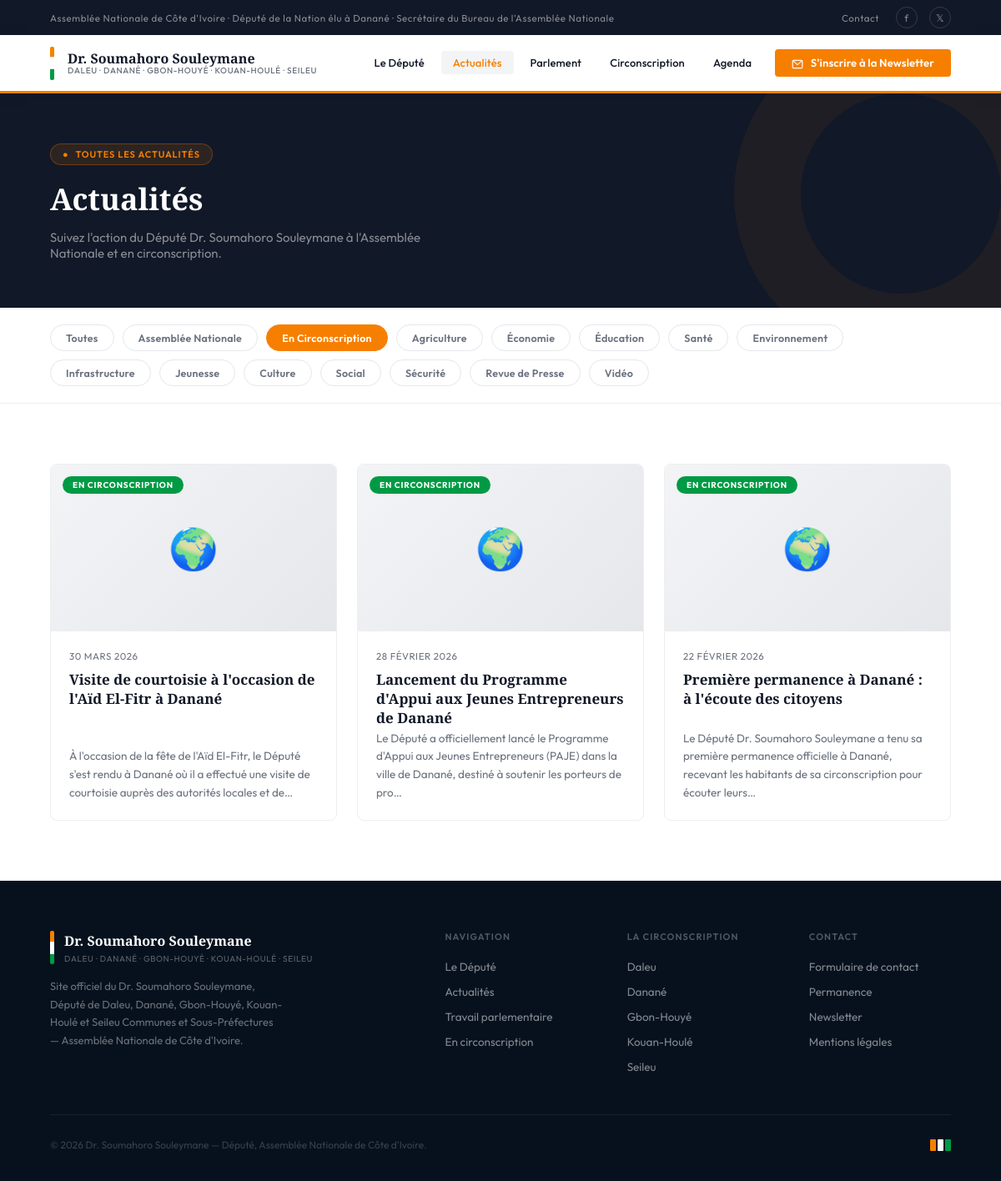
The app's page /actualites/?categorie=circonscription with its own data.
### website/models.py (models this page shows, shortened)
class Actualite(models.Model):
    CATEGORIE_CHOICES = [
        ('assemblee', 'Assemblée Nationale'),
        ('circonscription', 'En Circonscription'),
        ('agriculture', 'Agriculture'),
        ('economie', 'Économie'),
        ('education', 'Éducation'),
        ('sante', 'Santé'),
        ('environnement', 'Environnement'),
        ('infrastructure', 'Infrastructure'),
        ('jeunesse', 'Jeunesse'),
        ('culture', 'Culture'),
        ('social', 'Social'),
        ('securite', 'Sécurité'),
        ('presse', 'Revue de Presse'),
        ('video', 'Vidéo'),
    ]
    titre            = models.CharField(max_length=255, verbose_name="Titre")
    slug             = models.SlugField(max_length=270, unique=True, blank=True)
    extrait          = models.TextField(max_length=400, verbose_name="Extrait")
    contenu          = models.TextField(verbose_name="Contenu")
    categorie        = models.CharField(max_length=30, choices=CATEGORIE_CHOICES, default='assemblee')
    image            = models.ImageField(upload_to='actualites/', blank=True, null=True)
    date_publication = models.DateField(verbose_name="Date de publication")
    en_vedette       = models.BooleanField(default=False, verbose_name="En vedette")
    publie           = models.BooleanField(default=True, verbose_name="Publié")
    created_at       = models.DateTimeField(auto_now_add=True)
    updated_at       = models.DateTimeField(auto_now=True)
    class Meta:
        verbose_name = "Actualité"
        verbose_name_plural = "Actualités"
        ordering = ['-date_publication', '-created_at']
    def get_absolute_url(self):
        return reverse('website:actualite_detail', kwargs={'slug': self.slug})
    def get_categorie_display_color(self):
        mapping = {
            'assemblee': 'var(--orange)', 'circonscription': 'var(--vert)',
            'presse': '#6B7280', 'video': '#7C3AED',
        }
        return mapping.get(self.categorie, 'var(--orange)')

### website/views.py (the view)
# urls.py: path('actualites/',                 views.actualites,            name='actualites'),
def actualites(request):
    categorie = request.GET.get('categorie', '')
    qs = Actualite.objects.filter(publie=True)
    if categorie:
        qs = qs.filter(categorie=categorie)
    paginator = Paginator(qs, 9)
    page_number = request.GET.get('page')
    page_obj = paginator.get_page(page_number)
    categories = Actualite.CATEGORIE_CHOICES
    context = {
        'page_obj':   page_obj,
        'categories': categories,
        'categorie_active': categorie,
    }
    return render(request, 'actualites.html', context)

### templates/actualites.html (shortened to what this page needs)
{% extends "base.html" %}
{% load static %}
{% block content %}
<div class="page-header">
  <div class="page-header-tag">
    <span>●</span> Toutes les actualités
  </div>
  <h1>Actualités</h1>
  <p>Suivez l'action du Député Dr. Soumahoro Souleymane à l'Assemblée Nationale et en circonscription.</p>
</div>
<div class="filter-bar">
  <a href="{% url 'website:actualites' %}" class="filter-btn {% if not categorie_active %}active{% endif %}">Toutes</a>
  {% for code, label in categories %}
  <a href="{% url 'website:actualites' %}?categorie={{ code }}"
     class="filter-btn {% if categorie_active == code %}active{% endif %}">
    {{ label }}
  </a>
  {% endfor %}
</div>
<section class="section section-alt">
  {% if page_obj %}
  <div class="actu-grid">
    {% for article in page_obj %}
    <a href="{{ article.get_absolute_url }}" class="actu-card">
      <div class="art-img" style="position:relative; overflow:hidden; height:200px;">
        {% if article.image %}
          <img src="{{ article.image.url }}" alt="{{ article.titre }}">
        {% else %}
          <div class="actu-placeholder">
            {% if article.categorie == 'assemblee' %}🏛️
            {% elif article.categorie == 'circonscription' %}🌍
            {% elif article.categorie == 'video' %}🎥
            {% else %}📰{% endif %}
          </div>
        {% endif %}
        <div class="art-tag" style="background:{{ article.get_categorie_display_color }};">
          {{ article.get_categorie_display }}
        </div>
      </div>
      <div class="art-body">
        <div class="art-date">{{ article.date_publication|date:"d F Y" }}</div>
        <div class="art-title">{{ article.titre }}</div>
        <div class="art-excerpt">{{ article.extrait|truncatechars:150 }}</div>
      </div>
    </a>
    {% endfor %}
  </div>
  {% endif %}
</section>
{% endblock %}

### records on screen
Actualite: categorie "EN CIRCONSCRIPTION", date_publication "30 MARS 2026", titre "Visite de courtoisie à l'occasion de l'Aïd El-Fitr à Danané", extrait "À l'occasion de la fête de l'Aïd El-Fitr, le Député s'est rendu à Danané où il a effectué une visite de courtoisie auprès des autorités locales et de…"
Actualite: categorie "EN CIRCONSCRIPTION", date_publication "28 FÉVRIER 2026", titre "Lancement du Programme d'Appui aux Jeunes Entrepreneurs de Danané", extrait "Le Député a officiellement lancé le Programme d'Appui aux Jeunes Entrepreneurs (PAJE) dans la ville de Danané, destiné à soutenir les porteurs de pro…"
Actualite: categorie "EN CIRCONSCRIPTION", date_publication "22 FÉVRIER 2026", titre "Première permanence à Danané : à l'écoute des citoyens", extrait "Le Député Dr. Soumahoro Souleymane a tenu sa première permanence officielle à Danané, recevant les habitants de sa circonscription pour écouter leurs…"

### other values on screen
{{ label }} "Assemblée Nationale" "En Circonscription" "Agriculture" "Économie" "Éducation" "Santé" "Environnement" "Infrastructure" "Jeunesse" "Culture" "Social" "Sécurité" "Revue de Presse" "Vidéo"
